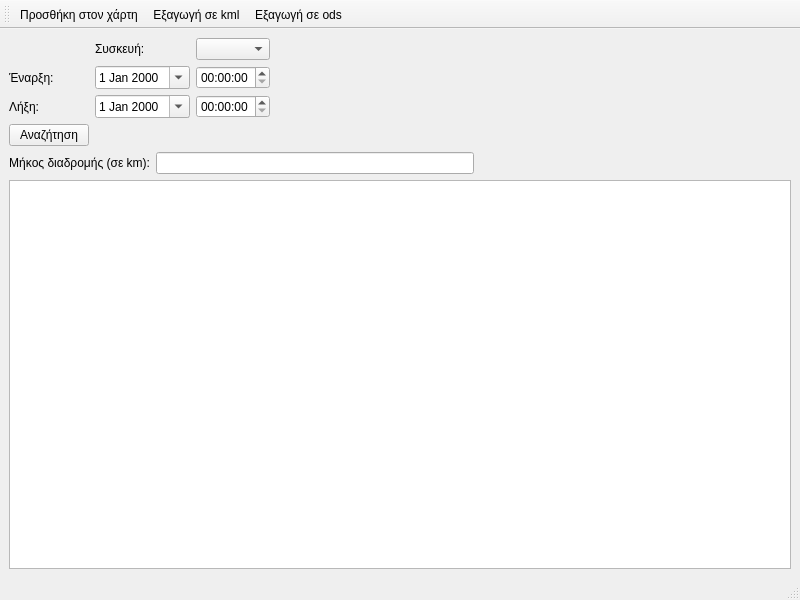
<?xml version="1.0" encoding="UTF-8"?>
<ui version="4.0">
 <class>MainWindow</class>
 <widget class="QMainWindow" name="MainWindow">
  <property name="geometry">
   <rect>
    <x>0</x>
    <y>0</y>
    <width>800</width>
    <height>600</height>
   </rect>
  </property>
  <property name="windowTitle">
   <string>MainWindow</string>
  </property>
  <widget class="QWidget" name="centralwidget">
   <layout class="QVBoxLayout" name="verticalLayout">
    <item>
     <layout class="QGridLayout" name="gridLayout">
      <item row="0" column="1">
       <widget class="QLabel" name="label_3">
        <property name="text">
         <string>Συσκευή:</string>
        </property>
       </widget>
      </item>
      <item row="2" column="2">
       <widget class="QTimeEdit" name="timeEdit_2">
        <property name="calendarPopup">
         <bool>false</bool>
        </property>
       </widget>
      </item>
      <item row="2" column="1">
       <widget class="QDateEdit" name="dateEdit_2">
        <property name="calendarPopup">
         <bool>true</bool>
        </property>
       </widget>
      </item>
      <item row="1" column="1">
       <widget class="QDateEdit" name="dateEdit">
        <property name="calendarPopup">
         <bool>true</bool>
        </property>
       </widget>
      </item>
      <item row="0" column="2">
       <widget class="QComboBox" name="comboBox"/>
      </item>
      <item row="2" column="0">
       <widget class="QLabel" name="label_2">
        <property name="text">
         <string>Λήξη:</string>
        </property>
       </widget>
      </item>
      <item row="3" column="4">
       <spacer name="horizontalSpacer_3">
        <property name="orientation">
         <enum>Qt::Horizontal</enum>
        </property>
        <property name="sizeHint" stdset="0">
         <size>
          <width>40</width>
          <height>20</height>
         </size>
        </property>
       </spacer>
      </item>
      <item row="1" column="2">
       <widget class="QTimeEdit" name="timeEdit">
        <property name="calendarPopup">
         <bool>false</bool>
        </property>
       </widget>
      </item>
      <item row="1" column="0">
       <widget class="QLabel" name="label">
        <property name="text">
         <string>Έναρξη:</string>
        </property>
       </widget>
      </item>
      <item row="1" column="3">
       <spacer name="horizontalSpacer">
        <property name="orientation">
         <enum>Qt::Horizontal</enum>
        </property>
        <property name="sizeHint" stdset="0">
         <size>
          <width>40</width>
          <height>20</height>
         </size>
        </property>
       </spacer>
      </item>
      <item row="2" column="3">
       <spacer name="horizontalSpacer_2">
        <property name="orientation">
         <enum>Qt::Horizontal</enum>
        </property>
        <property name="sizeHint" stdset="0">
         <size>
          <width>40</width>
          <height>20</height>
         </size>
        </property>
       </spacer>
      </item>
      <item row="3" column="0">
       <widget class="QPushButton" name="btnSearch">
        <property name="text">
         <string>Αναζήτηση</string>
        </property>
        <property name="icon">
         <iconset resource="resources.qrc">
          <normaloff>:/plugins/traccar/Magnifier-icon.png</normaloff>:/plugins/traccar/Magnifier-icon.png</iconset>
        </property>
        <property name="iconSize">
         <size>
          <width>16</width>
          <height>16</height>
         </size>
        </property>
       </widget>
      </item>
     </layout>
    </item>
    <item>
     <layout class="QHBoxLayout" name="horizontalLayout">
      <item>
       <widget class="QLabel" name="lblLength">
        <property name="text">
         <string>Μήκος διαδρομής (σε km):</string>
        </property>
        <property name="alignment">
         <set>Qt::AlignRight|Qt::AlignTrailing|Qt::AlignVCenter</set>
        </property>
       </widget>
      </item>
      <item>
       <widget class="QLineEdit" name="lineEdit"/>
      </item>
      <item>
       <spacer name="horizontalSpacer_4">
        <property name="orientation">
         <enum>Qt::Horizontal</enum>
        </property>
        <property name="sizeHint" stdset="0">
         <size>
          <width>40</width>
          <height>20</height>
         </size>
        </property>
       </spacer>
      </item>
     </layout>
    </item>
    <item>
     <widget class="QTableView" name="tableView"/>
    </item>
   </layout>
  </widget>
  <widget class="QMenuBar" name="menubar">
   <property name="geometry">
    <rect>
     <x>0</x>
     <y>0</y>
     <width>800</width>
     <height>21</height>
    </rect>
   </property>
  </widget>
  <widget class="QStatusBar" name="statusbar"/>
  <widget class="QToolBar" name="toolBar">
   <property name="windowTitle">
    <string>toolBar</string>
   </property>
   <attribute name="toolBarArea">
    <enum>TopToolBarArea</enum>
   </attribute>
   <attribute name="toolBarBreak">
    <bool>false</bool>
   </attribute>
   <addaction name="action_AddtoMap"/>
   <addaction name="action_Export2kml"/>
   <addaction name="action_export2ods"/>
  </widget>
  <action name="action_AddtoMap">
   <property name="enabled">
    <bool>true</bool>
   </property>
   <property name="icon">
    <iconset resource="resources.qrc">
     <normaloff>:/plugins/traccar/map_add.png</normaloff>:/plugins/traccar/map_add.png</iconset>
   </property>
   <property name="text">
    <string>Προσθήκη στον χάρτη</string>
   </property>
   <property name="toolTip">
    <string>Προσθήκη στον χάρτη</string>
   </property>
  </action>
  <action name="action_Export2kml">
   <property name="icon">
    <iconset resource="resources.qrc">
     <normaloff>:/plugins/traccar/Keyhole_Markup_Language.png</normaloff>:/plugins/traccar/Keyhole_Markup_Language.png</iconset>
   </property>
   <property name="text">
    <string>Εξαγωγή σε kml</string>
   </property>
   <property name="toolTip">
    <string>Εξαγωγή σε kml</string>
   </property>
  </action>
  <action name="action_export2ods">
   <property name="icon">
    <iconset resource="resources.qrc">
     <normaloff>:/plugins/traccar/1425482625_OpenOffice_Calc.png</normaloff>:/plugins/traccar/1425482625_OpenOffice_Calc.png</iconset>
   </property>
   <property name="text">
    <string>Εξαγωγή σε ods</string>
   </property>
   <property name="toolTip">
    <string>Εξαγωγή σε ods</string>
   </property>
  </action>
 </widget>
 <resources>
  <include location="resources.qrc"/>
 </resources>
 <connections/>
</ui>
